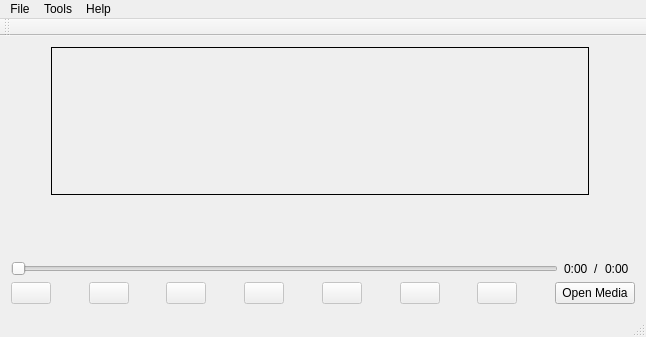
<?xml version="1.0" encoding="UTF-8"?>
<ui version="4.0">
 <class>XMPMainWindow</class>
 <widget class="QMainWindow" name="XMPMainWindow">
  <property name="geometry">
   <rect>
    <x>0</x>
    <y>0</y>
    <width>646</width>
    <height>337</height>
   </rect>
  </property>
  <property name="windowTitle">
   <string>XMPMainWindow</string>
  </property>
  <widget class="QWidget" name="centralWidget">
   <layout class="QGridLayout" name="gridLayout">
    <item row="0" column="0">
     <layout class="QVBoxLayout" name="verticalLayout_3">
      <item>
       <layout class="QHBoxLayout" name="horizontalLayout_2">
        <item>
         <spacer name="horizontalSpacer">
          <property name="orientation">
           <enum>Qt::Horizontal</enum>
          </property>
          <property name="sizeType">
           <enum>QSizePolicy::Minimum</enum>
          </property>
          <property name="sizeHint" stdset="0">
           <size>
            <width>40</width>
            <height>20</height>
           </size>
          </property>
         </spacer>
        </item>
        <item>
         <widget class="QLabel" name="albumArtLabel">
          <property name="sizePolicy">
           <sizepolicy hsizetype="Expanding" vsizetype="Expanding">
            <horstretch>0</horstretch>
            <verstretch>0</verstretch>
           </sizepolicy>
          </property>
          <property name="minimumSize">
           <size>
            <width>80</width>
            <height>80</height>
           </size>
          </property>
          <property name="frameShape">
           <enum>QFrame::Box</enum>
          </property>
          <property name="text">
           <string/>
          </property>
         </widget>
        </item>
        <item>
         <spacer name="horizontalSpacer_2">
          <property name="orientation">
           <enum>Qt::Horizontal</enum>
          </property>
          <property name="sizeType">
           <enum>QSizePolicy::Minimum</enum>
          </property>
          <property name="sizeHint" stdset="0">
           <size>
            <width>40</width>
            <height>20</height>
           </size>
          </property>
         </spacer>
        </item>
       </layout>
      </item>
      <item>
       <layout class="QVBoxLayout" name="verticalLayout_2">
        <item>
         <layout class="QVBoxLayout" name="verticalLayout">
          <item>
           <widget class="QLabel" name="songNameLabel">
            <property name="text">
             <string/>
            </property>
           </widget>
          </item>
          <item>
           <widget class="QLabel" name="artistLabel">
            <property name="text">
             <string/>
            </property>
           </widget>
          </item>
          <item>
           <widget class="QLabel" name="albumLabel">
            <property name="text">
             <string/>
            </property>
           </widget>
          </item>
         </layout>
        </item>
        <item>
         <layout class="QHBoxLayout" name="horizontalLayout">
          <item>
           <widget class="QSlider" name="playerSlider">
            <property name="enabled">
             <bool>true</bool>
            </property>
            <property name="orientation">
             <enum>Qt::Horizontal</enum>
            </property>
           </widget>
          </item>
          <item>
           <widget class="QLabel" name="startTimeLabel">
            <property name="text">
             <string>0:00</string>
            </property>
           </widget>
          </item>
          <item>
           <widget class="QLabel" name="label">
            <property name="text">
             <string>/</string>
            </property>
           </widget>
          </item>
          <item>
           <widget class="QLabel" name="finishTimeLabel">
            <property name="text">
             <string>0:00</string>
            </property>
           </widget>
          </item>
         </layout>
        </item>
       </layout>
      </item>
     </layout>
    </item>
    <item row="0" column="1">
     <widget class="QWidget" name="playListWidget" native="true"/>
    </item>
    <item row="1" column="0" colspan="2">
     <layout class="QHBoxLayout" name="horizontalLayout_3">
      <item>
       <widget class="QPushButton" name="previousPushButton">
        <property name="enabled">
         <bool>false</bool>
        </property>
        <property name="text">
         <string/>
        </property>
       </widget>
      </item>
      <item>
       <spacer name="horizontalSpacer_3">
        <property name="orientation">
         <enum>Qt::Horizontal</enum>
        </property>
        <property name="sizeHint" stdset="0">
         <size>
          <width>13</width>
          <height>20</height>
         </size>
        </property>
       </spacer>
      </item>
      <item>
       <widget class="QPushButton" name="playPushButton">
        <property name="enabled">
         <bool>false</bool>
        </property>
        <property name="text">
         <string/>
        </property>
       </widget>
      </item>
      <item>
       <spacer name="horizontalSpacer_9">
        <property name="orientation">
         <enum>Qt::Horizontal</enum>
        </property>
        <property name="sizeHint" stdset="0">
         <size>
          <width>13</width>
          <height>20</height>
         </size>
        </property>
       </spacer>
      </item>
      <item>
       <widget class="QPushButton" name="stopPushButton">
        <property name="enabled">
         <bool>false</bool>
        </property>
        <property name="text">
         <string/>
        </property>
       </widget>
      </item>
      <item>
       <spacer name="horizontalSpacer_4">
        <property name="orientation">
         <enum>Qt::Horizontal</enum>
        </property>
        <property name="sizeHint" stdset="0">
         <size>
          <width>13</width>
          <height>20</height>
         </size>
        </property>
       </spacer>
      </item>
      <item>
       <widget class="QPushButton" name="nextPushButton">
        <property name="enabled">
         <bool>false</bool>
        </property>
        <property name="text">
         <string/>
        </property>
       </widget>
      </item>
      <item>
       <spacer name="horizontalSpacer_5">
        <property name="orientation">
         <enum>Qt::Horizontal</enum>
        </property>
        <property name="sizeHint" stdset="0">
         <size>
          <width>13</width>
          <height>20</height>
         </size>
        </property>
       </spacer>
      </item>
      <item>
       <widget class="QPushButton" name="volumePushButton">
        <property name="enabled">
         <bool>false</bool>
        </property>
        <property name="text">
         <string/>
        </property>
       </widget>
      </item>
      <item>
       <spacer name="horizontalSpacer_6">
        <property name="orientation">
         <enum>Qt::Horizontal</enum>
        </property>
        <property name="sizeHint" stdset="0">
         <size>
          <width>13</width>
          <height>20</height>
         </size>
        </property>
       </spacer>
      </item>
      <item>
       <widget class="QPushButton" name="shufflePushButton">
        <property name="enabled">
         <bool>false</bool>
        </property>
        <property name="text">
         <string/>
        </property>
       </widget>
      </item>
      <item>
       <spacer name="horizontalSpacer_7">
        <property name="orientation">
         <enum>Qt::Horizontal</enum>
        </property>
        <property name="sizeHint" stdset="0">
         <size>
          <width>13</width>
          <height>20</height>
         </size>
        </property>
       </spacer>
      </item>
      <item>
       <widget class="QPushButton" name="repeatPushButton">
        <property name="enabled">
         <bool>false</bool>
        </property>
        <property name="text">
         <string/>
        </property>
       </widget>
      </item>
      <item>
       <spacer name="horizontalSpacer_8">
        <property name="orientation">
         <enum>Qt::Horizontal</enum>
        </property>
        <property name="sizeHint" stdset="0">
         <size>
          <width>13</width>
          <height>20</height>
         </size>
        </property>
       </spacer>
      </item>
      <item>
       <widget class="QPushButton" name="openMediaButton">
        <property name="text">
         <string>Open Media</string>
        </property>
       </widget>
      </item>
     </layout>
    </item>
   </layout>
  </widget>
  <widget class="QMenuBar" name="menuBar">
   <property name="geometry">
    <rect>
     <x>0</x>
     <y>0</y>
     <width>646</width>
     <height>21</height>
    </rect>
   </property>
   <widget class="QMenu" name="menuFile">
    <property name="title">
     <string>File</string>
    </property>
    <addaction name="actionOpen_media"/>
    <addaction name="actionExit"/>
   </widget>
   <widget class="QMenu" name="menuHelp">
    <property name="title">
     <string>Help</string>
    </property>
    <addaction name="actionAbout_XMP"/>
   </widget>
   <widget class="QMenu" name="menuTools">
    <property name="title">
     <string>Tools</string>
    </property>
    <addaction name="actionPlay"/>
    <addaction name="actionStop"/>
    <addaction name="actionNext"/>
    <addaction name="actionPrevious"/>
   </widget>
   <addaction name="menuFile"/>
   <addaction name="menuTools"/>
   <addaction name="menuHelp"/>
  </widget>
  <widget class="QToolBar" name="mainToolBar">
   <attribute name="toolBarArea">
    <enum>TopToolBarArea</enum>
   </attribute>
   <attribute name="toolBarBreak">
    <bool>false</bool>
   </attribute>
  </widget>
  <widget class="QStatusBar" name="statusBar"/>
  <action name="actionOpen_media">
   <property name="text">
    <string>Open media</string>
   </property>
  </action>
  <action name="actionExit">
   <property name="text">
    <string>Exit</string>
   </property>
  </action>
  <action name="actionAbout_XMP">
   <property name="text">
    <string>About XMP</string>
   </property>
  </action>
  <action name="actionPlay">
   <property name="text">
    <string>Play/Pause</string>
   </property>
  </action>
  <action name="actionStop">
   <property name="text">
    <string>Stop</string>
   </property>
  </action>
  <action name="actionNext">
   <property name="text">
    <string>Next song</string>
   </property>
  </action>
  <action name="actionPrevious">
   <property name="text">
    <string>Previous song</string>
   </property>
  </action>
  <action name="actionPlaylist">
   <property name="text">
    <string>Playlist</string>
   </property>
  </action>
 </widget>
 <layoutdefault spacing="6" margin="11"/>
 <resources/>
 <connections/>
</ui>
